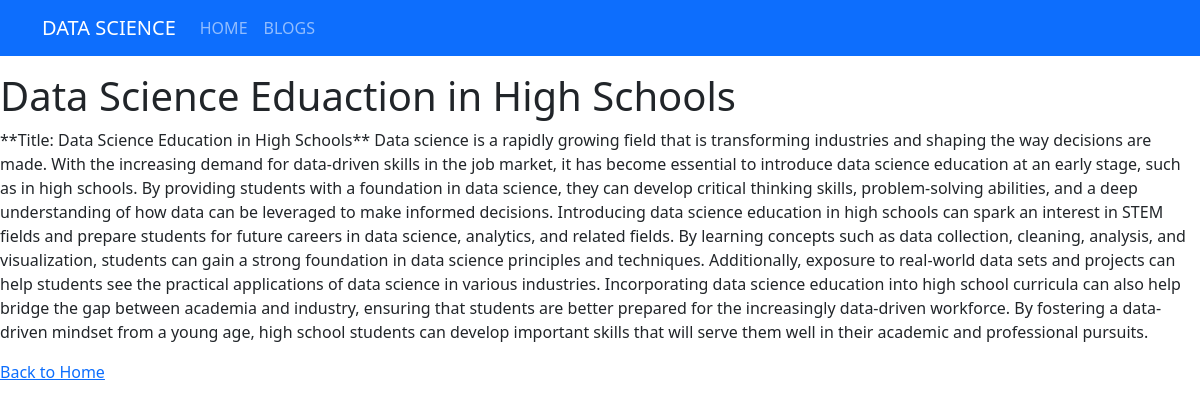
The app's page /post/36/ with its own data.
### blog/models.py (models this page shows, shortened)
class Post(models.Model):
    title = models.CharField(max_length=200)
    content = models.TextField()
    excerpt = models.TextField(blank=True, null=True)
    created_at = models.DateTimeField(default=timezone.now)
    is_published = models.BooleanField(default=False)
    category = models.ForeignKey(Category, on_delete=models.CASCADE, related_name='posts', null=True, blank=True)
    image_url = models.URLField(max_length=200, null=True, blank=True)

### blog/views.py (the view)
# urls.py: path("post/<int:id>/", views.blog_details, name="blog_details"),
def blog_details(req, id):
    post = get_object_or_404(Post, id=id)
    return render(req, 'blog/details.html', {'post': post})

### blog/templates/blog/details.html (shortened to what this page needs)
{% extends 'base.html' %}
{% block content %}
<h1>{{ post.title }}</h1>
<p>{{ post.content }}</p>
<a href="{% url 'index' %}">Back to Home</a>
{% endblock %}

### records on screen
Post: title "Data Science Eduaction in High Schools", content "**Title: Data Science Education in High Schools** Data science is a rapidly growing field that is transforming industries and shaping the way decisions are made. With the increasing demand for data-driven skills in the job market, it has become essential to introduce data science education at an early stage, such as in high schools. By providing students with a foundation in data science, they can develop critical thinking skills, problem-solving abilities, and a deep understanding of how data can be leveraged to make informed decisions. Introducing data science education in high schools can spark an interest in STEM fields and prepare students for future careers in data science, analytics,…"
